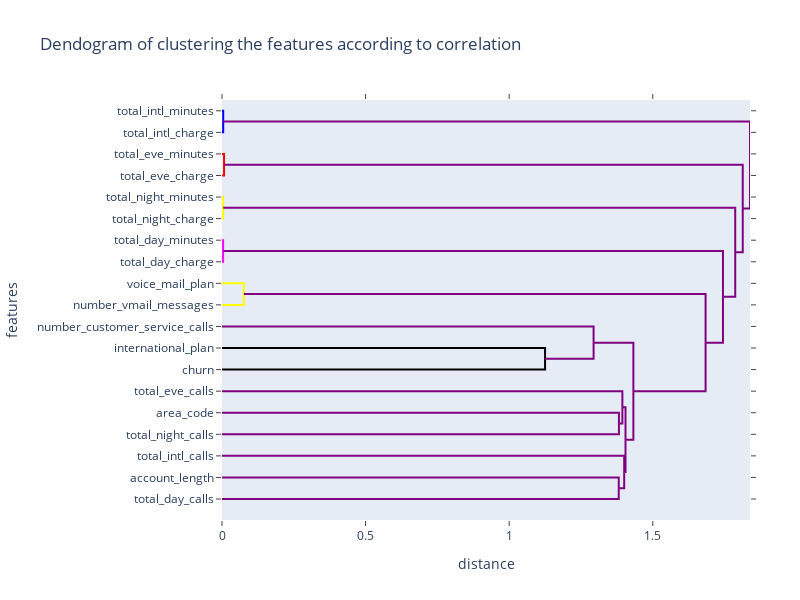

Notebook code cell kept with this figure:
### Markdown cell above
### Pairwise correlation with other features by conducting a clustering of the features using agglomerative hierarchical clustering with average linkage

### Code cell
from scipy.cluster import hierarchy as hc
X = np.random.rand(10, 10)
pre_df_corr.drop('state',axis=1,inplace=True)
names = pre_df_corr.columns
inverse_correlation = 1 - abs(pre_df_corr.corr())
fig = ff.create_dendrogram(inverse_correlation.values, orientation='left', labels=names, colorscale=colors, linkagefun=lambda x: hc.linkage(x, 'average'))
fig['layout'].update(dict(
    title="Dendogram of clustering the features according to correlation",
    width=800, 
    height=600,
    margin=go.layout.Margin(l=180, r=50),
    xaxis=dict(
        title='distance',
    ),
    yaxis=dict(
        title='features',
        automargin=True,
    ),
))
iplot(fig, filename='dendrogram_corr_clustering')

### Figure 1 — Plotly figure (JSON) as saved in the notebook; plotly's stock layout.template omitted (floating-point values rounded to 4 significant figures)
{"data": [{"hoverinfo": "text", "marker": {"color": "blue"}, "mode": "lines", "type": "scatter", "x": [0, 0.004173, 0.004173, 0], "xaxis": "x", "y": [-5, -5, -15, -15], "yaxis": "y"}, {"hoverinfo": "text", "marker": {"color": "red"}, "mode": "lines", "type": "scatter", "x": [0, 0.007149, 0.007149, 0], "xaxis": "x", "y": [-25, -25, -35, -35], "yaxis": "y"}, {"hoverinfo": "text", "marker": {"color": "yellow"}, "mode": "lines", "type": "scatter", "x": [0, 0.004003, 0.004003, 0], "xaxis": "x", "y": [-45, -45, -55, -55], "yaxis": "y"}, {"hoverinfo": "text", "marker": {"color": "magenta"}, "mode": "lines", "type": "scatter", "x": [0, 0.003897, 0.003897, 0], "xaxis": "x", "y": [-65, -65, -75, -75], "yaxis": "y"}, {"hoverinfo": "text", "marker": {"color": "yellow"}, "mode": "lines", "type": "scatter", "x": [0, 0.07589, 0.07589, 0], "xaxis": "x", "y": [-85, -85, -95, -95], "yaxis": "y"}, {"hoverinfo": "text", "marker": {"color": "black"}, "mode": "lines", "type": "scatter", "x": [0, 1.125, 1.125, 0], "xaxis": "x", "y": [-115, -115, -125, -125], "yaxis": "y"}, {"hoverinfo": "text", "marker": {"color": "purple"}, "mode": "lines", "type": "scatter", "x": [0, 1.294, 1.294, 1.125], "xaxis": "x", "y": [-105, -105, -120, -120], "yaxis": "y"}, {"hoverinfo": "text", "marker": {"color": "purple"}, "mode": "lines", "type": "scatter", "x": [0, 1.382, 1.382, 0], "xaxis": "x", "y": [-145, -145, -155, -155], "yaxis": "y"}, {"hoverinfo": "text", "marker": {"color": "purple"}, "mode": "lines", "type": "scatter", "x": [0, 1.394, 1.394, 1.382], "xaxis": "x", "y": [-135, -135, -150, -150], "yaxis": "y"}, {"hoverinfo": "text", "marker": {"color": "purple"}, "mode": "lines", "type": "scatter", "x": [0, 1.382, 1.382, 0], "xaxis": "x", "y": [-175, -175, -185, -185], "yaxis": "y"}, {"hoverinfo": "text", "marker": {"color": "purple"}, "mode": "lines", "type": "scatter", "x": [0, 1.401, 1.401, 1.382], "xaxis": "x", "y": [-165, -165, -180, -180], "yaxis": "y"}, {"hoverinfo": "text", "marker": {"color": "purple"}, "mode": "lines", "type": "scatter", "x": [1.394, 1.405, 1.405, 1.401], "xaxis": "x", "y": [-142.5, -142.5, -172.5, -172.5], "yaxis": "y"}, {"hoverinfo": "text", "marker": {"color": "purple"}, "mode": "lines", "type": "scatter", "x": [1.294, 1.432, 1.432, 1.405], "xaxis": "x", "y": [-112.5, -112.5, -157.5, -157.5], "yaxis": "y"}, {"hoverinfo": "text", "marker": {"color": "purple"}, "mode": "lines", "type": "scatter", "x": [0.07589, 1.684, 1.684, 1.432], "xaxis": "x", "y": [-90, -90, -135, -135], "yaxis": "y"}, {"hoverinfo": "text", "marker": {"color": "purple"}, "mode": "lines", "type": "scatter", "x": [0.003897, 1.744, 1.744, 1.684], "xaxis": "x", "y": [-70, -70, -112.5, -112.5], "yaxis": "y"}, {"hoverinfo": "text", "marker": {"color": "purple"}, "mode": "lines", "type": "scatter", "x": [0.004003, 1.787, 1.787, 1.744], "xaxis": "x", "y": [-50, -50, -91.25, -91.25], "yaxis": "y"}, {"hoverinfo": "text", "marker": {"color": "purple"}, "mode": "lines", "type": "scatter", "x": [0.007149, 1.813, 1.813, 1.787], "xaxis": "x", "y": [-30, -30, -70.62, -70.62], "yaxis": "y"}, {"hoverinfo": "text", "marker": {"color": "purple"}, "mode": "lines", "type": "scatter", "x": [0.004173, 1.839, 1.839, 1.813], "xaxis": "x", "y": [-10, -10, -50.31, -50.31], "yaxis": "y"}], "layout": {"autosize": false, "height": 600, "hovermode": "closest", "margin": {"l": 180, "r": 50}, "showlegend": false, "title": {"text": "Dendogram of clustering the features according to correlation"}, "width": 800, "xaxis": {"mirror": "allticks", "rangemode": "tozero", "showgrid": false, "showline": true, "showticklabels": true, "ticks": "outside", "title": {"text": "distance"}, "type": "linear", "zeroline": false}, "yaxis": {"automargin": true, "mirror": "allticks", "rangemode": "tozero", "showgrid": false, "showline": true, "showticklabels": true, "tickmode": "array", "ticks": "outside", "ticktext": ["total_intl_minutes", "total_intl_charge", "total_eve_minutes", "total_eve_charge", "total_night_minutes", "total_night_charge", "total_day_minutes", "total_day_charge", "voice_mail_plan", "number_vmail_messages", "number_customer_service_calls", "international_plan", "churn", "total_eve_calls", "area_code", "total_night_calls", "total_intl_calls", "account_length", "total_day_calls"], "tickvals": [-5, -15, -25, -35, -45, -55, -65, -75, -85, -95, -105, -115, -125, -135, -145, -155, -165, -175, -185], "title": {"text": "features"}, "type": "linear", "zeroline": false}}}
